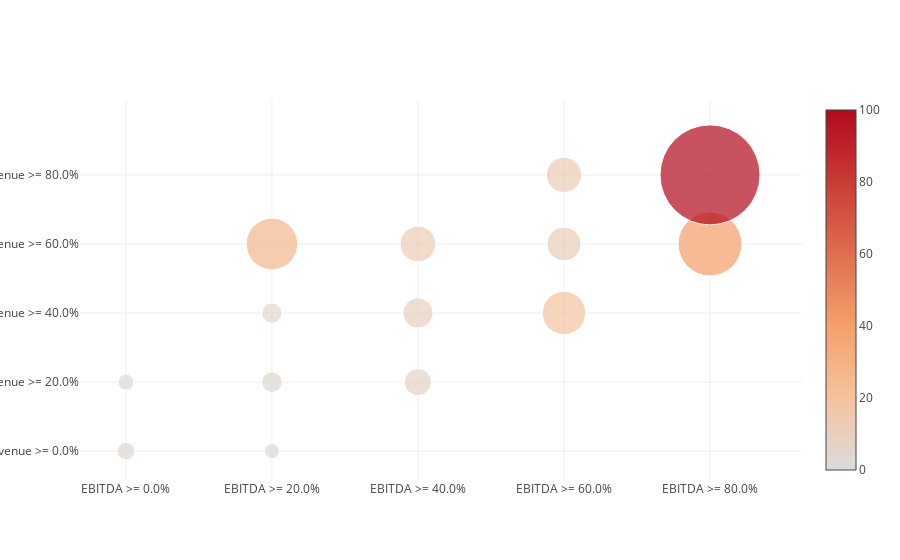

Notebook code for this chart:
### Code cell
it = sectors['Information Technology']

ret = add_columns_by_cuts(['Revenue', 'EBITDA', 'Enterprise Value'], it, 5)

draw_from_cuts(['Revenue', 'EBITDA', 'Enterprise Value'], ret, 5)

### Figure 1 — Plotly figure (JSON) as saved in the notebook; plotly's stock layout.template omitted (floating-point values rounded to 4 significant figures)
{"data": [{"marker": {"color": [3.091, 2.599, 0, 0, 0, 2.276, 4.25, 4.097, 26.62, 0, 0, 7.339, 9.167, 12.72, 0, 0, 0, 18.81, 11.52, 12.39, 0, 0, 0, 40.71, 100], "showscale": true, "size": [12820000000.0, 10780000000, 0, 0, 0, 9440000000, 17630000000.0, 16995000000, 110400000000.0, 0, 0, 30442500000, 38026000000, 52780000000, 0, 0, 0, 78037500000, 47785000000, 51405000000, 0, 0, 0, 168857500000, 414831250000], "sizemin": 4, "sizemode": "area", "sizeref": 82966250}, "mode": "markers", "type": "scatter", "x": ["EBITDA >= 0.0%", "EBITDA >= 0.0%", "EBITDA >= 0.0%", "EBITDA >= 0.0%", "EBITDA >= 0.0%", "EBITDA >= 20.0%", "EBITDA >= 20.0%", "EBITDA >= 20.0%", "EBITDA >= 20.0%", "EBITDA >= 20.0%", "EBITDA >= 40.0%", "EBITDA >= 40.0%", "EBITDA >= 40.0%", "EBITDA >= 40.0%", "EBITDA >= 40.0%", "EBITDA >= 60.0%", "EBITDA >= 60.0%", "EBITDA >= 60.0%", "EBITDA >= 60.0%", "EBITDA >= 60.0%", "EBITDA >= 80.0%", "EBITDA >= 80.0%", "EBITDA >= 80.0%", "EBITDA >= 80.0%", "EBITDA >= 80.0%"], "y": ["Revenue >= 0.0%", "Revenue >= 20.0%", "Revenue >= 40.0%", "Revenue >= 60.0%", "Revenue >= 80.0%", "Revenue >= 0.0%", "Revenue >= 20.0%", "Revenue >= 40.0%", "Revenue >= 60.0%", "Revenue >= 80.0%", "Revenue >= 0.0%", "Revenue >= 20.0%", "Revenue >= 40.0%", "Revenue >= 60.0%", "Revenue >= 80.0%", "Revenue >= 0.0%", "Revenue >= 20.0%", "Revenue >= 40.0%", "Revenue >= 60.0%", "Revenue >= 80.0%", "Revenue >= 0.0%", "Revenue >= 20.0%", "Revenue >= 40.0%", "Revenue >= 60.0%", "Revenue >= 80.0%"]}], "layout": {}}
